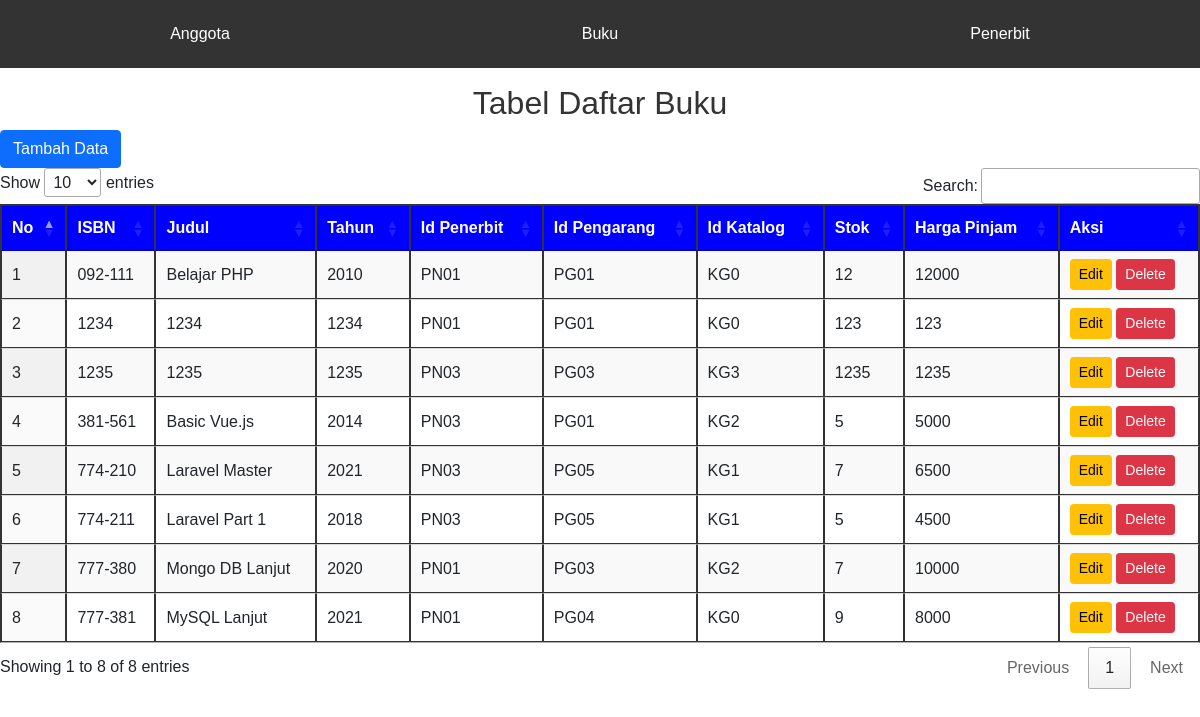
Screenshot of /sesi29/buku.php with the database file from the repository.
### tables this page shows
CREATE TABLE `buku` (
  `isbn` varchar(25) NOT NULL,
  `judul` varchar(255) DEFAULT NULL,
  `tahun` int(11) DEFAULT NULL,
  `id_penerbit` varchar(8) DEFAULT NULL,
  `id_pengarang` varchar(8) DEFAULT NULL,
  `id_katalog` varchar(3) DEFAULT NULL,
  `qty_stok` int(11) DEFAULT 0,
  `harga_pinjam` int(11) NOT NULL
);

### sesi29/buku.php (the view, shortened to what this page needs)
<?php
include "config.php";
$query = mysqli_query($conn, "select * from buku");
?>
<!DOCTYPE html>
<html lang="en">
<head>
    <link rel="stylesheet" href="https://cdn.datatables.net/1.13.7/css/jquery.dataTables.css" />
    <link href="https://cdn.jsdelivr.net/npm/bootstrap@5.0.2/dist/css/bootstrap.min.css" rel="stylesheet">
</head>
<body>
    <div class="navbar" style="text-align: center;">
        <a href="index.php" style="flex: 1;">Anggota</a>
        <a href="buku.php" style="flex: 1;">Buku</a>
        <a href="penerbit.php" style="flex: 1;">Penerbit</a>
    </div>
    <div class="mt-3">
        <h2>Tabel Daftar Buku</h2>
    </div>
    <div>
        <a href="tampilan_form/tambahbuku.php" class="btn btn-primary">Tambah Data</a>
    </div>
    <div>
    <table id="myTable" class="display">
            <thead>
                <tr>
                    <th>No</th>
                    <th>ISBN</th>
                    <th>Judul</th>
                    <th>Tahun</th>
                    <th>Id Penerbit</th>
                    <th>Id Pengarang</th>
                    <th>Id Katalog</th>
                    <th>Stok</th>
                    <th>Harga Pinjam</th>
                    <th>Aksi</th>
                </tr>
            </thead>
            <tbody>
                <?php
                $no = 1;
                while ($data = mysqli_fetch_array($query)) {
                ?>
                    <tr>
                        <td><?php echo $no; ?></td>
                        <td><?php echo $data["isbn"]; ?></td>
                        <td><?php echo $data["judul"]; ?></td>
                        <td><?php echo $data["tahun"]; ?></td>
                        <td><?php echo $data["id_penerbit"]; ?></td>
                        <td><?php echo $data["id_pengarang"]; ?></td>
                        <td><?php echo $data["id_katalog"]; ?></td>
                        <td><?php echo $data["qty_stok"]; ?></td>
                        <td><?php echo $data["harga_pinjam"]; ?></td>
                        <td>
                            <a href="tampilan_form/editbuku.php?isbn=<?php echo $data['isbn']; ?>" class="btn btn-warning btn-sm">Edit</a>
                            <a href="proses/proses_deletebuku.php?isbn=<?php echo $data['isbn']; ?>" class="btn btn-danger btn-sm" onclick="return confirm('delete?');">Delete</a>
                        </td>
                    </tr>
                    <?php $no++; ?>
                <?php  } ?>
            </tbody>
        </table>
    </div>
</body>
</html>

### sesi29/buku.php (style rules this page uses)
body { font-family: Arial, sans-serif; }
h2 { text-align: center; color: #333; }
table { width: 100%; border-collapse: collapse; margin: 20px 0; }
table, th, td { border: 1px solid #333; }
th, td { padding: 10px; text-align: left; }
th { background-color: #0000FF; color: #fff; }
.navbar { background-color: #333; overflow: hidden; text-align: center; }
.navbar a { display: inline-block; color: white; text-align: center; padding: 14px 16px; text-decoration: none; }

### rows the page displays
buku: isbn "092-111", judul "Belajar PHP", tahun "2010", id_penerbit "PN01", id_pengarang "PG01", id_katalog "KG0", qty_stok "12", harga_pinjam "12000"
buku: isbn "1234", judul "1234", tahun "1234", id_penerbit "PN01", id_pengarang "PG01", id_katalog "KG0", qty_stok "123", harga_pinjam "123"
buku: isbn "1235", judul "1235", tahun "1235", id_penerbit "PN03", id_pengarang "PG03", id_katalog "KG3", qty_stok "1235", harga_pinjam "1235"
buku: isbn "381-561", judul "Basic Vue.js", tahun "2014", id_penerbit "PN03", id_pengarang "PG01", id_katalog "KG2", qty_stok "5", harga_pinjam "5000"
buku: isbn "774-210", judul "Laravel Master", tahun "2021", id_penerbit "PN03", id_pengarang "PG05", id_katalog "KG1", qty_stok "7", harga_pinjam "6500"
buku: isbn "774-211", judul "Laravel Part 1", tahun "2018", id_penerbit "PN03", id_pengarang "PG05", id_katalog "KG1", qty_stok "5", harga_pinjam "4500"
buku: isbn "777-380", judul "Mongo DB Lanjut", tahun "2020", id_penerbit "PN01", id_pengarang "PG03", id_katalog "KG2", qty_stok "7", harga_pinjam "10000"
buku: isbn "777-381", judul "MySQL Lanjut", tahun "2021", id_penerbit "PN01", id_pengarang "PG04", id_katalog "KG0", qty_stok "9", harga_pinjam "8000"
